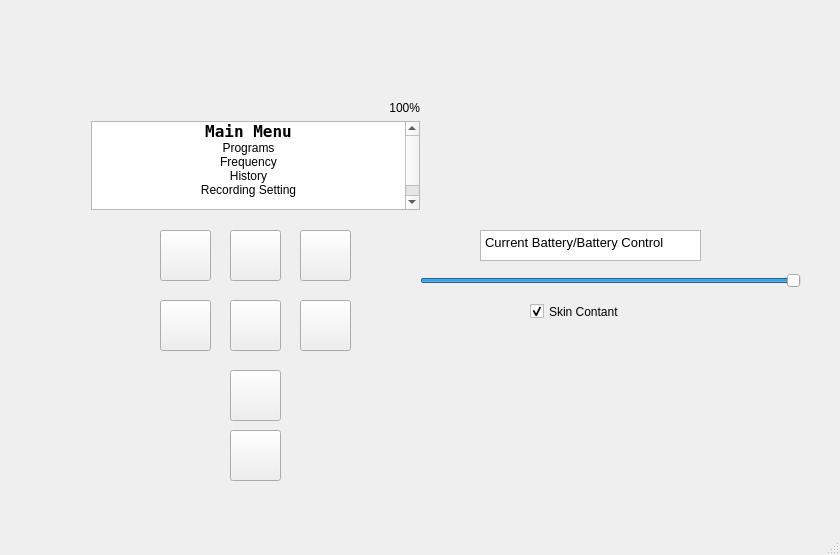
<?xml version="1.0" encoding="UTF-8"?>
<ui version="4.0">
 <class>MCT_Simulator</class>
 <widget class="QMainWindow" name="MCT_Simulator">
  <property name="geometry">
   <rect>
    <x>0</x>
    <y>0</y>
    <width>840</width>
    <height>555</height>
   </rect>
  </property>
  <property name="windowTitle">
   <string>MCT_Simulator</string>
  </property>
  <widget class="QWidget" name="centralWidget">
   <widget class="QPushButton" name="leftButton">
    <property name="geometry">
     <rect>
      <x>160</x>
      <y>300</y>
      <width>51</width>
      <height>51</height>
     </rect>
    </property>
    <property name="text">
     <string/>
    </property>
   </widget>
   <widget class="QPushButton" name="rightButton">
    <property name="geometry">
     <rect>
      <x>300</x>
      <y>300</y>
      <width>51</width>
      <height>51</height>
     </rect>
    </property>
    <property name="text">
     <string/>
    </property>
   </widget>
   <widget class="QPushButton" name="upButton">
    <property name="geometry">
     <rect>
      <x>230</x>
      <y>230</y>
      <width>51</width>
      <height>51</height>
     </rect>
    </property>
    <property name="text">
     <string/>
    </property>
   </widget>
   <widget class="QPushButton" name="downButton">
    <property name="geometry">
     <rect>
      <x>230</x>
      <y>370</y>
      <width>51</width>
      <height>51</height>
     </rect>
    </property>
    <property name="text">
     <string/>
    </property>
   </widget>
   <widget class="QPushButton" name="okButton">
    <property name="geometry">
     <rect>
      <x>230</x>
      <y>300</y>
      <width>51</width>
      <height>51</height>
     </rect>
    </property>
    <property name="text">
     <string/>
    </property>
   </widget>
   <widget class="QPushButton" name="returnButton">
    <property name="geometry">
     <rect>
      <x>160</x>
      <y>230</y>
      <width>51</width>
      <height>51</height>
     </rect>
    </property>
    <property name="text">
     <string/>
    </property>
   </widget>
   <widget class="QPushButton" name="menuButton">
    <property name="geometry">
     <rect>
      <x>300</x>
      <y>230</y>
      <width>51</width>
      <height>51</height>
     </rect>
    </property>
    <property name="text">
     <string/>
    </property>
   </widget>
   <widget class="QPushButton" name="powerButton">
    <property name="geometry">
     <rect>
      <x>230</x>
      <y>430</y>
      <width>51</width>
      <height>51</height>
     </rect>
    </property>
    <property name="text">
     <string/>
    </property>
   </widget>
   <widget class="QWidget" name="verticalLayoutWidget">
    <property name="geometry">
     <rect>
      <x>80</x>
      <y>90</y>
      <width>351</width>
      <height>131</height>
     </rect>
    </property>
    <layout class="QVBoxLayout" name="verticalLayout">
     <item>
      <widget class="QLabel" name="batteryText">
       <property name="text">
        <string>100%</string>
       </property>
       <property name="scaledContents">
        <bool>false</bool>
       </property>
       <property name="alignment">
        <set>Qt::AlignRight|Qt::AlignTrailing|Qt::AlignVCenter</set>
       </property>
      </widget>
     </item>
     <item>
      <widget class="QListWidget" name="listWidget">
       <property name="styleSheet">
        <string notr="true">QListWidget{
rgb(239, 41, 41)
}</string>
       </property>
       <item>
        <property name="text">
         <string>Main Menu</string>
        </property>
        <property name="font">
         <font>
          <family>DejaVu Sans Mono</family>
          <pointsize>12</pointsize>
          <weight>75</weight>
          <italic>false</italic>
          <bold>true</bold>
         </font>
        </property>
        <property name="textAlignment">
         <set>AlignCenter</set>
        </property>
        <property name="background">
         <brush brushstyle="NoBrush">
          <color alpha="255">
           <red>239</red>
           <green>41</green>
           <blue>41</blue>
          </color>
         </brush>
        </property>
        <property name="foreground">
         <brush brushstyle="NoBrush">
          <color alpha="255">
           <red>52</red>
           <green>101</green>
           <blue>164</blue>
          </color>
         </brush>
        </property>
       </item>
       <item>
        <property name="text">
         <string>Programs</string>
        </property>
        <property name="textAlignment">
         <set>AlignCenter</set>
        </property>
       </item>
       <item>
        <property name="text">
         <string>Frequency</string>
        </property>
        <property name="textAlignment">
         <set>AlignCenter</set>
        </property>
       </item>
       <item>
        <property name="text">
         <string>History</string>
        </property>
        <property name="textAlignment">
         <set>AlignCenter</set>
        </property>
       </item>
       <item>
        <property name="text">
         <string>Recording Setting</string>
        </property>
        <property name="textAlignment">
         <set>AlignCenter</set>
        </property>
       </item>
       <item>
        <property name="text">
         <string/>
        </property>
       </item>
      </widget>
     </item>
    </layout>
   </widget>
   <widget class="QTextBrowser" name="textBrowser">
    <property name="geometry">
     <rect>
      <x>480</x>
      <y>230</y>
      <width>221</width>
      <height>31</height>
     </rect>
    </property>
    <property name="html">
     <string>&lt;!DOCTYPE HTML PUBLIC &quot;-//W3C//DTD HTML 4.0//EN&quot; &quot;http://www.w3.org/TR/REC-html40/strict.dtd&quot;&gt;
&lt;html&gt;&lt;head&gt;&lt;meta name=&quot;qrichtext&quot; content=&quot;1&quot; /&gt;&lt;style type=&quot;text/css&quot;&gt;
p, li { white-space: pre-wrap; }
&lt;/style&gt;&lt;/head&gt;&lt;body style=&quot; font-family:'Sans'; font-size:10pt; font-weight:400; font-style:normal;&quot;&gt;
&lt;p style=&quot; margin-top:0px; margin-bottom:0px; margin-left:0px; margin-right:0px; -qt-block-indent:0; text-indent:0px;&quot;&gt;Current Battery/Battery Control&lt;/p&gt;&lt;/body&gt;&lt;/html&gt;</string>
    </property>
   </widget>
   <widget class="QSlider" name="batterySlider">
    <property name="geometry">
     <rect>
      <x>420</x>
      <y>260</y>
      <width>381</width>
      <height>41</height>
     </rect>
    </property>
    <property name="maximum">
     <number>100</number>
    </property>
    <property name="value">
     <number>100</number>
    </property>
    <property name="sliderPosition">
     <number>100</number>
    </property>
    <property name="orientation">
     <enum>Qt::Horizontal</enum>
    </property>
   </widget>
   <widget class="QCheckBox" name="contactBox">
    <property name="enabled">
     <bool>true</bool>
    </property>
    <property name="geometry">
     <rect>
      <x>530</x>
      <y>300</y>
      <width>111</width>
      <height>23</height>
     </rect>
    </property>
    <property name="text">
     <string>Skin Contant</string>
    </property>
    <property name="checked">
     <bool>true</bool>
    </property>
   </widget>
  </widget>
  <widget class="QMenuBar" name="menuBar">
   <property name="geometry">
    <rect>
     <x>0</x>
     <y>0</y>
     <width>840</width>
     <height>22</height>
    </rect>
   </property>
  </widget>
  <widget class="QStatusBar" name="statusBar"/>
 </widget>
 <layoutdefault spacing="6" margin="11"/>
 <resources/>
 <connections/>
</ui>
